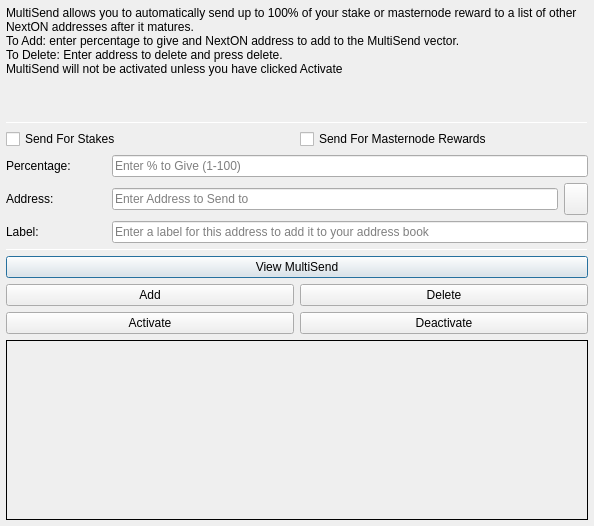
<?xml version="1.0" encoding="UTF-8"?>
<ui version="4.0">
 <class>MultiSendDialog</class>
 <widget class="QDialog" name="MultiSendDialog">
  <property name="windowModality">
   <enum>Qt::NonModal</enum>
  </property>
  <property name="geometry">
   <rect>
    <x>0</x>
    <y>0</y>
    <width>594</width>
    <height>526</height>
   </rect>
  </property>
  <property name="windowTitle">
   <string>MultiSend</string>
  </property>
  <layout class="QVBoxLayout" name="verticalLayout" stretch="0">
   <property name="leftMargin">
    <number>6</number>
   </property>
   <property name="topMargin">
    <number>6</number>
   </property>
   <property name="rightMargin">
    <number>6</number>
   </property>
   <property name="bottomMargin">
    <number>6</number>
   </property>
   <item>
    <layout class="QVBoxLayout" name="verticalLayout_Main" stretch="1,1,1,0,1,1,1">
     <item>
      <widget class="QLabel" name="label_2">
       <property name="lineWidth">
        <number>1</number>
       </property>
       <property name="text">
        <string>MultiSend allows you to automatically send up to 100% of your stake or masternode reward to a list of other NextON addresses after it matures.
To Add: enter percentage to give and NextON address to add to the MultiSend vector.
To Delete: Enter address to delete and press delete.
MultiSend will not be activated unless you have clicked Activate</string>
       </property>
       <property name="alignment">
        <set>Qt::AlignLeading|Qt::AlignLeft|Qt::AlignTop</set>
       </property>
       <property name="wordWrap">
        <bool>true</bool>
       </property>
      </widget>
     </item>
     <item>
      <widget class="Line" name="line">
       <property name="minimumSize">
        <size>
         <width>0</width>
         <height>1</height>
        </size>
       </property>
       <property name="maximumSize">
        <size>
         <width>16777215</width>
         <height>1</height>
        </size>
       </property>
       <property name="orientation">
        <enum>Qt::Horizontal</enum>
       </property>
      </widget>
     </item>
     <item>
      <layout class="QVBoxLayout" name="verticalLayout_Settings">
       <item>
        <layout class="QHBoxLayout" name="horizontalLayout">
         <item>
          <widget class="QCheckBox" name="multiSendStakeCheckBox">
           <property name="text">
            <string>Send For Stakes</string>
           </property>
          </widget>
         </item>
         <item>
          <widget class="QCheckBox" name="multiSendMasternodeCheckBox">
           <property name="text">
            <string>Send For Masternode Rewards</string>
           </property>
          </widget>
         </item>
        </layout>
       </item>
       <item>
        <layout class="QHBoxLayout" name="horizontalLayout_6">
         <item>
          <widget class="QLabel" name="label">
           <property name="minimumSize">
            <size>
             <width>100</width>
             <height>0</height>
            </size>
           </property>
           <property name="toolTip">
            <string>Percentage of stake to send</string>
           </property>
           <property name="text">
            <string>Percentage:</string>
           </property>
          </widget>
         </item>
         <item>
          <widget class="QLineEdit" name="multiSendPercentEdit">
           <property name="toolTip">
            <string>Enter whole numbers 1 - 100</string>
           </property>
           <property name="placeholderText">
            <string>Enter % to Give (1-100)</string>
           </property>
          </widget>
         </item>
        </layout>
       </item>
       <item>
        <layout class="QHBoxLayout" name="horizontalLayout_7">
         <item>
          <widget class="QLabel" name="label_5">
           <property name="minimumSize">
            <size>
             <width>100</width>
             <height>0</height>
            </size>
           </property>
           <property name="toolTip">
            <string>Address to send portion of stake to</string>
           </property>
           <property name="text">
            <string>Address:</string>
           </property>
          </widget>
         </item>
         <item>
          <widget class="QLineEdit" name="multiSendAddressEdit">
           <property name="toolTip">
            <string/>
           </property>
           <property name="placeholderText">
            <string>Enter Address to Send to</string>
           </property>
          </widget>
         </item>
         <item>
          <widget class="QToolButton" name="addressBookButton">
           <property name="maximumSize">
            <size>
             <width>16777215</width>
             <height>32</height>
            </size>
           </property>
           <property name="toolTip">
            <string>Choose an address from the address book</string>
           </property>
           <property name="text">
            <string/>
           </property>
           <property name="icon">
            <iconset resource="../nexton.qrc">
             <normaloff>:/icons/address-book</normaloff>:/icons/address-book</iconset>
           </property>
           <property name="shortcut">
            <string>Alt+A</string>
           </property>
          </widget>
         </item>
        </layout>
       </item>
      </layout>
     </item>
     <item>
      <layout class="QHBoxLayout" name="horizontalLayout_3">
       <item>
        <widget class="QLabel" name="label_3">
         <property name="minimumSize">
          <size>
           <width>100</width>
           <height>0</height>
          </size>
         </property>
         <property name="text">
          <string>Label:</string>
         </property>
        </widget>
       </item>
       <item>
        <widget class="QLineEdit" name="labelAddressLabelEdit">
         <property name="placeholderText">
          <string>Enter a label for this address to add it to your address book</string>
         </property>
        </widget>
       </item>
      </layout>
     </item>
     <item>
      <widget class="Line" name="line_2">
       <property name="minimumSize">
        <size>
         <width>0</width>
         <height>1</height>
        </size>
       </property>
       <property name="maximumSize">
        <size>
         <width>16777215</width>
         <height>1</height>
        </size>
       </property>
       <property name="orientation">
        <enum>Qt::Horizontal</enum>
       </property>
      </widget>
     </item>
     <item>
      <layout class="QVBoxLayout" name="verticalLayout_Buttons">
       <item>
        <layout class="QHBoxLayout" name="horizontalLayout_4">
         <item>
          <widget class="QPushButton" name="viewButton">
           <property name="toolTip">
            <string/>
           </property>
           <property name="statusTip">
            <string>View MultiSend Vector</string>
           </property>
           <property name="text">
            <string>View MultiSend</string>
           </property>
          </widget>
         </item>
        </layout>
       </item>
       <item>
        <layout class="QHBoxLayout" name="horizontalLayout_2">
         <item>
          <widget class="QPushButton" name="addButton">
           <property name="toolTip">
            <string/>
           </property>
           <property name="statusTip">
            <string>Add to MultiSend Vector</string>
           </property>
           <property name="text">
            <string>Add</string>
           </property>
          </widget>
         </item>
         <item>
          <widget class="QPushButton" name="deleteButton">
           <property name="toolTip">
            <string/>
           </property>
           <property name="statusTip">
            <string>Delete Address From MultiSend Vector</string>
           </property>
           <property name="text">
            <string>Delete</string>
           </property>
          </widget>
         </item>
        </layout>
       </item>
       <item>
        <layout class="QHBoxLayout" name="horizontalLayout_5">
         <item>
          <widget class="QPushButton" name="activateButton">
           <property name="statusTip">
            <string>Activate MultiSend</string>
           </property>
           <property name="text">
            <string>Activate</string>
           </property>
          </widget>
         </item>
         <item>
          <widget class="QPushButton" name="disableButton">
           <property name="statusTip">
            <string>Deactivate MultiSend</string>
           </property>
           <property name="text">
            <string>Deactivate</string>
           </property>
          </widget>
         </item>
        </layout>
       </item>
      </layout>
     </item>
     <item>
      <widget class="QLabel" name="message">
       <property name="minimumSize">
        <size>
         <width>0</width>
         <height>180</height>
        </size>
       </property>
       <property name="frameShape">
        <enum>QFrame::Panel</enum>
       </property>
       <property name="frameShadow">
        <enum>QFrame::Plain</enum>
       </property>
       <property name="lineWidth">
        <number>1</number>
       </property>
       <property name="midLineWidth">
        <number>1</number>
       </property>
       <property name="text">
        <string/>
       </property>
       <property name="alignment">
        <set>Qt::AlignLeading|Qt::AlignLeft|Qt::AlignTop</set>
       </property>
       <property name="wordWrap">
        <bool>true</bool>
       </property>
      </widget>
     </item>
    </layout>
   </item>
  </layout>
 </widget>
 <resources>
  <include location="../nexton.qrc"/>
 </resources>
 <connections/>
</ui>
